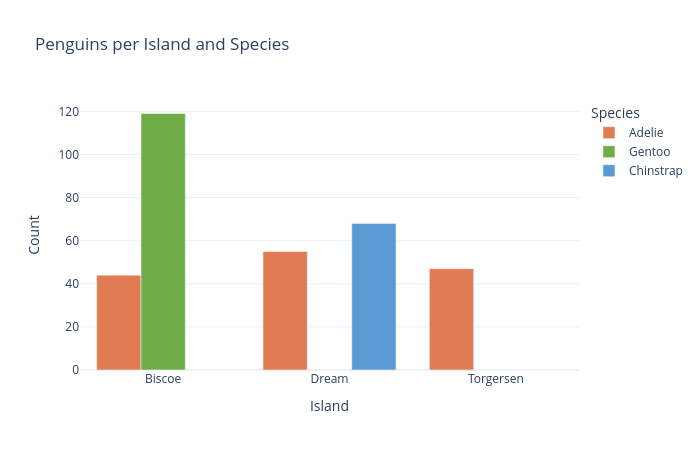

This figure's notebook cell:
### Markdown cell above
<a id="d2-bar"></a>

### D2 · Grouped & Stacked Bar

Change one argument (`barmode`) to switch between grouped bars (compare absolute values) and stacked bars (compare proportions).

[↑ Appendix](#appendix)

### Code cell
counts = df.groupby(["island", "species"]).size().reset_index(name="count")

fig = px.bar(
    counts,
    x="island",
    y="count",
    color="species",
    barmode="group",  # change to 'stack' for stacked bars
    title="Penguins per Island and Species",
    labels={"count": "Count", "island": "Island"},
    color_discrete_map={
        "Adelie": "#E07B54",
        "Chinstrap": "#5B9BD5",
        "Gentoo": "#70AD47",
    },
    template="plotly_white",
    width=700,
    height=450,
)
fig.update_layout(legend_title="Species")
fig.show()
# Edit: barmode='group' → 'stack' to show proportions
# Edit: color_discrete_map= → replace hex codes with your own colours
# Edit: swap x='island' with x='species' to flip the grouping axis

### Figure 1 — Plotly figure (JSON) as saved in the notebook; plotly's stock layout.template omitted (floating-point values rounded to 4 significant figures)
{"data": [{"alignmentgroup": "True", "hovertemplate": "species=Adelie<br>Island=%{x}<br>Count=%{y}<extra></extra>", "legendgroup": "Adelie", "marker": {"color": "#E07B54", "pattern": {"shape": ""}}, "name": "Adelie", "offsetgroup": "Adelie", "orientation": "v", "showlegend": true, "textposition": "auto", "type": "bar", "x": ["Biscoe", "Dream", "Torgersen"], "xaxis": "x", "y": [44, 55, 47], "yaxis": "y"}, {"alignmentgroup": "True", "hovertemplate": "species=Gentoo<br>Island=%{x}<br>Count=%{y}<extra></extra>", "legendgroup": "Gentoo", "marker": {"color": "#70AD47", "pattern": {"shape": ""}}, "name": "Gentoo", "offsetgroup": "Gentoo", "orientation": "v", "showlegend": true, "textposition": "auto", "type": "bar", "x": ["Biscoe"], "xaxis": "x", "y": [119], "yaxis": "y"}, {"alignmentgroup": "True", "hovertemplate": "species=Chinstrap<br>Island=%{x}<br>Count=%{y}<extra></extra>", "legendgroup": "Chinstrap", "marker": {"color": "#5B9BD5", "pattern": {"shape": ""}}, "name": "Chinstrap", "offsetgroup": "Chinstrap", "orientation": "v", "showlegend": true, "textposition": "auto", "type": "bar", "x": ["Dream"], "xaxis": "x", "y": [68], "yaxis": "y"}], "layout": {"barmode": "group", "height": 450, "legend": {"title": {"text": "Species"}, "tracegroupgap": 0}, "title": {"text": "Penguins per Island and Species"}, "width": 700, "xaxis": {"anchor": "y", "domain": [0, 1], "title": {"text": "Island"}}, "yaxis": {"anchor": "x", "domain": [0, 1], "title": {"text": "Count"}}}}
